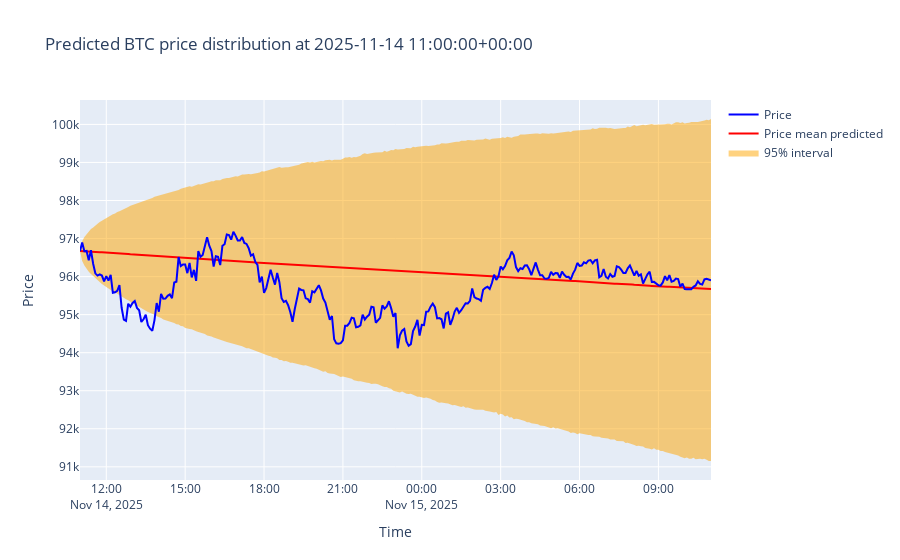

Notebook cell for this chart:
### Code cell
## Return forecast mapped into price space (for the last asset and last prediction)
print("CRPS score:", tracker_evaluator.scores[asset][-1][1])
plot_quarantine(asset, predictions_evaluated[0], tracker_evaluator.tracker.prices, mode="incremental")

### Figure 1 — Plotly figure (JSON) as saved in the notebook; plotly's stock layout.template omitted (floating-point values rounded to 4 significant figures; data arrays with more than 128 entries replaced by an {"elided": "..."} marker saying what was removed)
{"data": [{"line": {"width": 0}, "mode": "lines", "name": "5th percentile", "showlegend": false, "type": "scatter", "x": {"elided": "289 str values"}, "y": {"elided": "289 float values"}}, {"fill": "tonexty", "fillcolor": "rgba(255,165,0,0.5)", "line": {"width": 0}, "mode": "lines", "name": "95% interval", "type": "scatter", "x": {"elided": "289 str values"}, "y": {"elided": "289 float values"}}, {"line": {"color": "red", "width": 2}, "mode": "lines", "name": "Price mean predicted", "type": "scatter", "x": {"elided": "289 str values"}, "y": {"elided": "289 float values"}}, {"line": {"color": "blue", "width": 2}, "mode": "lines", "name": "Price", "type": "scatter", "x": {"elided": "289 str values"}, "y": {"elided": "289 float values"}}], "layout": {"hovermode": "x unified", "title": {"text": "Predicted BTC price distribution at 2025-11-14 11:00:00+00:00"}, "xaxis": {"title": {"text": "Time"}}, "yaxis": {"title": {"text": "Price"}}}}
